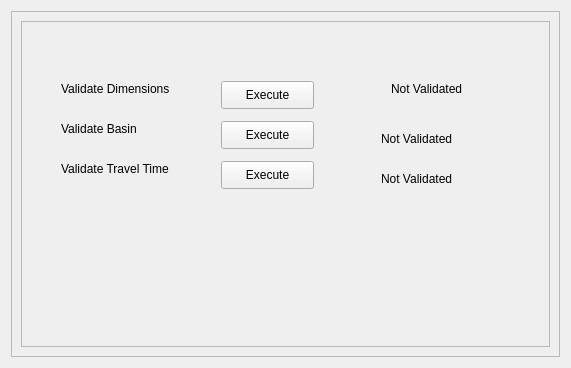
              <widget class="QWidget" name="scrollAreaWidgetContents_3">
               <property name="geometry">
                <rect>
                 <x>0</x>
                 <y>0</y>
                 <width>571</width>
                 <height>368</height>
                </rect>
               </property>
               <layout class="QGridLayout" name="gridLayout_30">
                <item row="0" column="0">
                 <widget class="QFrame" name="frame_6">
                  <property name="frameShape">
                   <enum>QFrame::StyledPanel</enum>
                  </property>
                  <property name="frameShadow">
                   <enum>QFrame::Raised</enum>
                  </property>
                  <layout class="QGridLayout" name="gridLayout_31">
                   <item row="0" column="0">
                    <widget class="QFrame" name="frame">
                     <property name="frameShape">
                      <enum>QFrame::StyledPanel</enum>
                     </property>
                     <property name="frameShadow">
                      <enum>QFrame::Raised</enum>
                     </property>
                     <widget class="QLabel" name="label_9">
                      <property name="geometry">
                       <rect>
                        <x>40</x>
                        <y>60</y>
                        <width>121</width>
                        <height>16</height>
                       </rect>
                      </property>
                      <property name="text">
                       <string>Validate Dimensions</string>
                      </property>
                     </widget>
                     <widget class="QPushButton" name="pbtn_1_pg3">
                      <property name="geometry">
                       <rect>
                        <x>200</x>
                        <y>60</y>
                        <width>93</width>
                        <height>28</height>
                       </rect>
                      </property>
                      <property name="text">
                       <string>Execute</string>
                      </property>
                     </widget>
                     <widget class="QLabel" name="label_10">
                      <property name="geometry">
                       <rect>
                        <x>370</x>
                        <y>60</y>
                        <width>121</width>
                        <height>16</height>
                       </rect>
                      </property>
                      <property name="text">
                       <string>Not Validated</string>
                      </property>
                     </widget>
                     <widget class="QLabel" name="label_11">
                      <property name="geometry">
                       <rect>
                        <x>40</x>
                        <y>100</y>
                        <width>121</width>
                        <height>16</height>
                       </rect>
                      </property>
                      <property name="text">
                       <string>Validate Basin</string>
                      </property>
                     </widget>
                     <widget class="QPushButton" name="pbtn_2_pg3">
                      <property name="geometry">
                       <rect>
                        <x>200</x>
                        <y>100</y>
                        <width>93</width>
                        <height>28</height>
                       </rect>
                      </property>
                      <property name="text">
                       <string>Execute</string>
                      </property>
                     </widget>
                     <widget class="QLabel" name="label_14">
                      <property name="geometry">
                       <rect>
                        <x>360</x>
                        <y>110</y>
                        <width>121</width>
                        <height>16</height>
                       </rect>
                      </property>
                      <property name="text">
                       <string>Not Validated</string>
                      </property>
                     </widget>
                     <widget class="QLabel" name="label_17">
                      <property name="geometry">
                       <rect>
                        <x>40</x>
                        <y>140</y>
                        <width>121</width>
                        <height>16</height>
                       </rect>
                      </property>
                      <property name="text">
                       <string>Validate Travel Time</string>
                      </property>
                     </widget>
                     <widget class="QPushButton" name="pbtn_3_pg3">
                      <property name="geometry">
                       <rect>
                        <x>200</x>
                        <y>140</y>
                        <width>93</width>
                        <height>28</height>
                       </rect>
                      </property>
                      <property name="text">
                       <string>Execute</string>
                      </property>
                     </widget>
                     <widget class="QLabel" name="label_20">
                      <property name="geometry">
                       <rect>
                        <x>360</x>
                        <y>150</y>
                        <width>121</width>
                        <height>16</height>
                       </rect>
                      </property>
                      <property name="text">
                       <string>Not Validated</string>
                      </property>
                     </widget>
                    </widget>
                   </item>
                  </layout>
                 </widget>
                </item>
               </layout>
              </widget>
